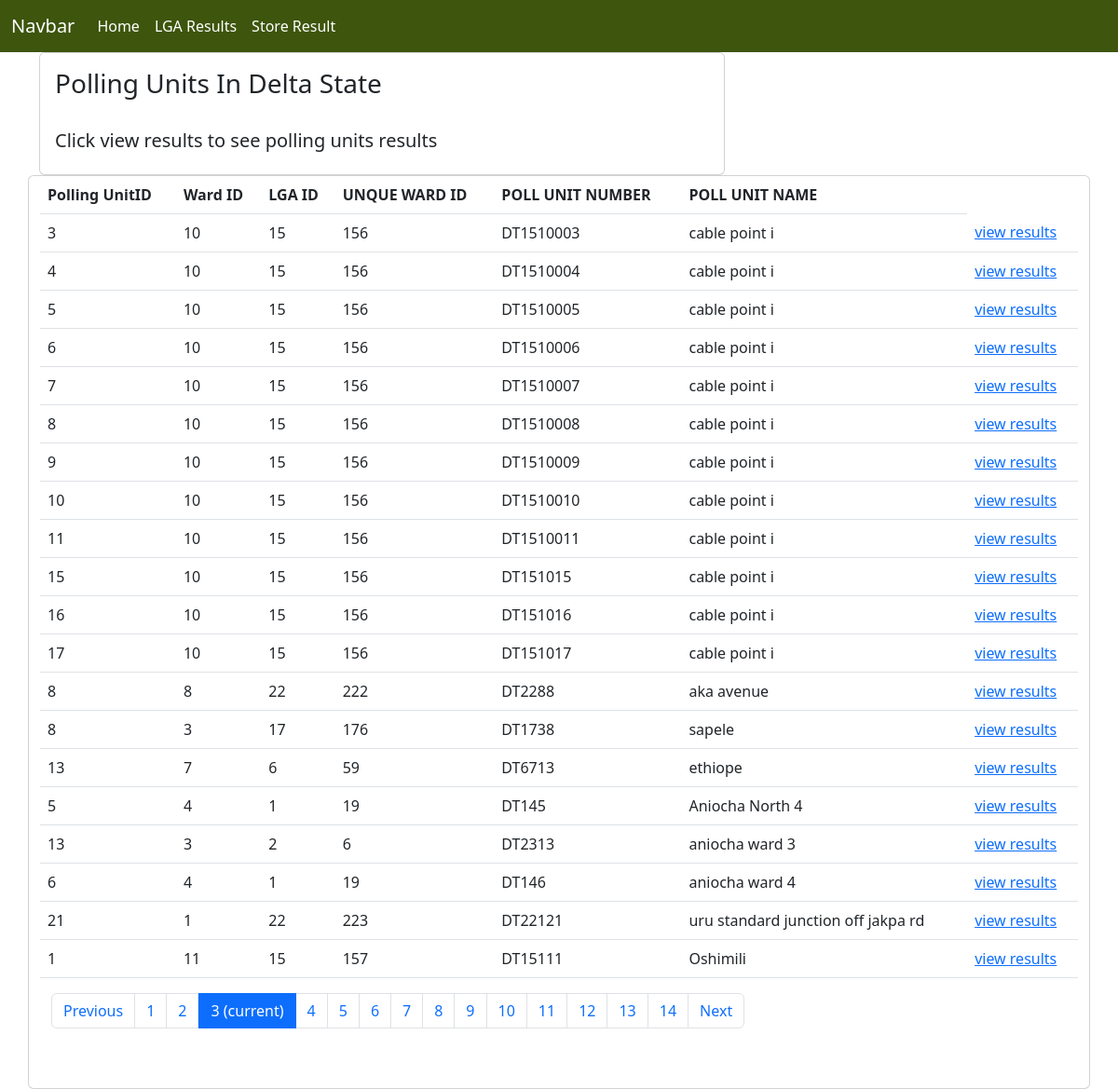
/?page=3, run on the app's committed database.
### inecapp/models.py (models this page shows, shortened)
class PollingUnit(models.Model):
    uniqueid = models.AutoField(primary_key=True)
    polling_unit_id = models.IntegerField()
    ward_id = models.IntegerField()
    lga_id = models.IntegerField()
    uniquewardid = models.IntegerField(blank=True, null=True)
    polling_unit_number = models.CharField(max_length=50, blank=True, null=True)
    polling_unit_name = models.CharField(max_length=50, blank=True, null=True)
    polling_unit_description = models.TextField(blank=True, null=True)
    lat = models.CharField(max_length=255, blank=True, null=True)
    long = models.CharField(max_length=255, blank=True, null=True)
    entered_by_user = models.CharField(max_length=50, blank=True, null=True)
    date_entered = models.CharField(max_length=50, blank=True, null=True)
    user_ip_address = models.CharField(max_length=50, blank=True, null=True)
    class Meta:
        managed = False
        db_table = 'polling_unit'

### inecapp/views.py (the view)
# urls.py: path('', index, name='index'),
def index(request):
    polling_units = PollingUnit.objects.all()
    page = request.GET.get('page', 1)
    paginator = Paginator(polling_units, 20)
    try:
        emps = paginator.page(page)
    except PageNotAnInteger:
        emps = paginator.page(1)
    except EmptyPage:
        emps = paginator.page(paginator.num_pages)
    context = {
        'polling_units': polling_units,
        'emps':emps,
        }
    return render(request,'index.html',context)

### templates/index.html
{% extends "base.html" %}
{% load i18n %}
{% block content %}
<div class="container">
	<div class="row">
		<div class="col-lg-8">
			<div class="card">
			  <div class="card-body">
				  <h3 class="card-title">Polling Units In Delta State</h3><br/>
				  <h5>Click view results to see polling units results</h5>
				  </div>
			</div>
		</div><br/><br/>
        <div class="card">
            <table class="table" style="background-color: #fff;">
                <thead>
                  <tr>
                    <th scope="col">Polling UnitID</th>
                    <th scope="col">Ward ID</th>
                    <th scope="col">LGA ID</th>
                    <th scope="col">UNQUE  WARD ID</th>
                    <th scope="col">POLL UNIT NUMBER</th>
					<th scope="col">POLL UNIT NAME</th>
                  </tr>
                </thead>
              {% if emps %}
                <tbody>
                  {% for obj in emps %}
                  <tr>
                    <td>{{ obj.polling_unit_id }}</td>
                    <td>{{ obj.ward_id }}</td>
                    <td>{{ obj.lga_id }}</td>
                    <td>{{ obj.uniquewardid }}</td>
                    <td>{{ obj.polling_unit_number }}</td>
					<td>{{ obj.polling_unit_name }}</td>
                    <td><a href="{% url 'view_result' obj.uniqueid %}"> view results</a></td>
                  </tr>
                  {% endfor %}
                </tbody>
              {% endif %}
            </table>
            {% if emps.has_other_pages %}
                <div class="container"> <nav aria-label="Page navigation example">
                    <ul class="pagination">
                        {% if emps.has_previous %}
                        <li class="page-item"><a class="page-link" href="?page={{ emps.previous_page_number }}">Previous</a></li>
                        {% else %}
                        <li class="disabled"><span class="page-link">&laquo;</span></li>
                        {% endif %}
                        {% for i in emps.paginator.page_range %}
                        {% if emps.number == i %}
                            <li class="active"><span class="page-link">{{ i }} <span class="sr-only">(current)</span></span></li>
                        {% else %}
                            <li class="page-item"><a class="page-link" href="?page={{ i }}">{{ i }}</a></li>
                        {% endif %}
                        {% endfor %}
                        {% if emps.has_next %}
                        <li class="page-item"><a class="page-link" href="?page={{ emps.next_page_number }}">Next</a></li>
                        {% else %}
                        <li class="disabled"><span class="page-link">&raquo;</span></li>
                        {% endif %}
                    </ul>
                    </nav>
                </div><br><br>
            {% endif %}
    </div>
</div>
{% endblock %}

### data on the page
PollingUnit: polling_unit_id "3", ward_id "10", lga_id "15", uniquewardid "156", polling_unit_number "DT1510003", polling_unit_name "cable point i"
PollingUnit: polling_unit_id "4", ward_id "10", lga_id "15", uniquewardid "156", polling_unit_number "DT1510004", polling_unit_name "cable point i"
PollingUnit: polling_unit_id "5", ward_id "10", lga_id "15", uniquewardid "156", polling_unit_number "DT1510005", polling_unit_name "cable point i"
PollingUnit: polling_unit_id "6", ward_id "10", lga_id "15", uniquewardid "156", polling_unit_number "DT1510006", polling_unit_name "cable point i"
PollingUnit: polling_unit_id "7", ward_id "10", lga_id "15", uniquewardid "156", polling_unit_number "DT1510007", polling_unit_name "cable point i"
PollingUnit: polling_unit_id "8", ward_id "10", lga_id "15", uniquewardid "156", polling_unit_number "DT1510008", polling_unit_name "cable point i"
PollingUnit: polling_unit_id "9", ward_id "10", lga_id "15", uniquewardid "156", polling_unit_number "DT1510009", polling_unit_name "cable point i"
PollingUnit: polling_unit_id "10", ward_id "10", lga_id "15", uniquewardid "156", polling_unit_number "DT1510010", polling_unit_name "cable point i"
PollingUnit: polling_unit_id "11", ward_id "10", lga_id "15", uniquewardid "156", polling_unit_number "DT1510011", polling_unit_name "cable point i"
PollingUnit: polling_unit_id "15", ward_id "10", lga_id "15", uniquewardid "156", polling_unit_number "DT151015", polling_unit_name "cable point i"
PollingUnit: polling_unit_id "16", ward_id "10", lga_id "15", uniquewardid "156", polling_unit_number "DT151016", polling_unit_name "cable point i"
PollingUnit: polling_unit_id "17", ward_id "10", lga_id "15", uniquewardid "156", polling_unit_number "DT151017", polling_unit_name "cable point i"
PollingUnit: polling_unit_id "8", ward_id "8", lga_id "22", uniquewardid "222", polling_unit_number "DT2288", polling_unit_name "aka avenue"
PollingUnit: polling_unit_id "8", ward_id "3", lga_id "17", uniquewardid "176", polling_unit_number "DT1738", polling_unit_name "sapele"
PollingUnit: polling_unit_id "13", ward_id "7", lga_id "6", uniquewardid "59", polling_unit_number "DT6713", polling_unit_name "ethiope"
PollingUnit: polling_unit_id "5", ward_id "4", lga_id "1", uniquewardid "19", polling_unit_number "DT145", polling_unit_name "Aniocha North 4"
PollingUnit: polling_unit_id "13", ward_id "3", lga_id "2", uniquewardid "6", polling_unit_number "DT2313", polling_unit_name "aniocha ward 3"
PollingUnit: polling_unit_id "6", ward_id "4", lga_id "1", uniquewardid "19", polling_unit_number "DT146", polling_unit_name "aniocha ward 4"
PollingUnit: polling_unit_id "21", ward_id "1", lga_id "22", uniquewardid "223", polling_unit_number "DT22121", polling_unit_name "uru standard junction off jakpa rd"
PollingUnit: polling_unit_id "1", ward_id "11", lga_id "15", uniquewardid "157", polling_unit_number "DT15111", polling_unit_name "Oshimili"

### other printed values
{{ i }} "1" "2" "4" "5" "6" "7" "8" "9" "10" "11" "12" "13" "14"
{{ i }} "3"
